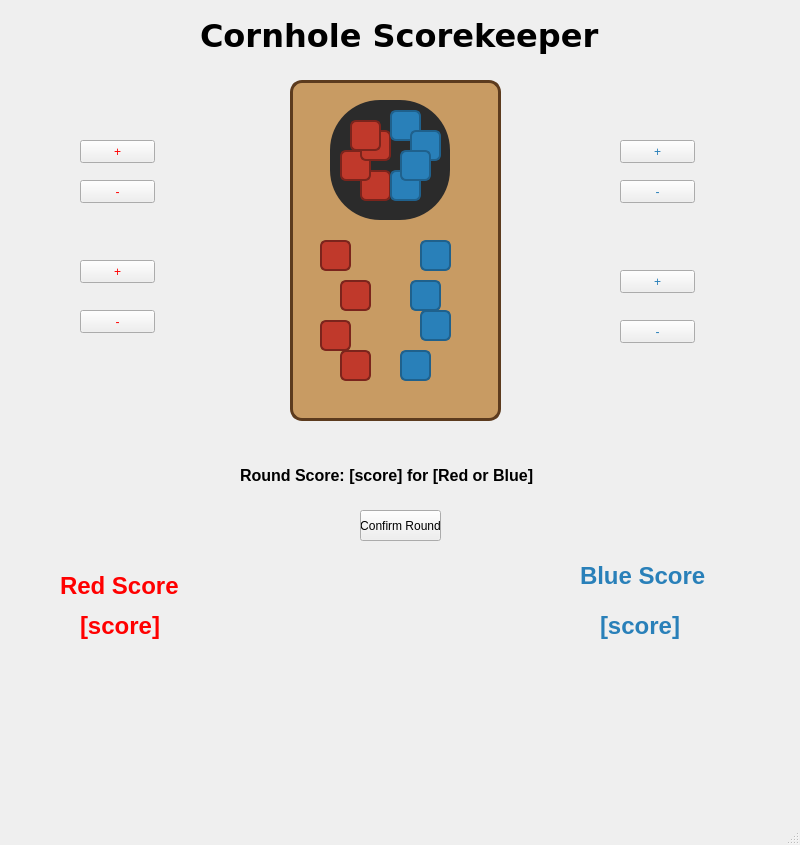
<?xml version="1.0" encoding="UTF-8"?>
<ui version="4.0">
 <class>MainWindow</class>
 <widget class="QMainWindow" name="MainWindow">
  <property name="geometry">
   <rect>
    <x>0</x>
    <y>0</y>
    <width>800</width>
    <height>845</height>
   </rect>
  </property>
  <property name="windowTitle">
   <string>MainWindow</string>
  </property>
  <widget class="QWidget" name="centralwidget">
   <widget class="QFrame" name="CornholeBoardFrame">
    <property name="geometry">
     <rect>
      <x>290</x>
      <y>80</y>
      <width>211</width>
      <height>341</height>
     </rect>
    </property>
    <property name="styleSheet">
     <string notr="true">QFrame#CornholeBoardFrame {
    background-color: #c89b63;
    border: 3px solid #5c3b1e;
    border-radius: 12px;
}</string>
    </property>
    <property name="frameShape">
     <enum>QFrame::StyledPanel</enum>
    </property>
    <property name="frameShadow">
     <enum>QFrame::Raised</enum>
    </property>
    <widget class="QFrame" name="CornholeBoardHole">
     <property name="geometry">
      <rect>
       <x>40</x>
       <y>20</y>
       <width>120</width>
       <height>120</height>
      </rect>
     </property>
     <property name="maximumSize">
      <size>
       <width>120</width>
       <height>120</height>
      </size>
     </property>
     <property name="styleSheet">
      <string notr="true">QFrame#CornholeBoardHole {
    background-color: #2b2b2b;
    border-radius: 50px;
}</string>
     </property>
     <property name="frameShape">
      <enum>QFrame::StyledPanel</enum>
     </property>
     <property name="frameShadow">
      <enum>QFrame::Raised</enum>
     </property>
    </widget>
   </widget>
   <widget class="QFrame" name="RedBag4">
    <property name="geometry">
     <rect>
      <x>360</x>
      <y>170</y>
      <width>31</width>
      <height>31</height>
     </rect>
    </property>
    <property name="styleSheet">
     <string notr="true">QFrame#RedBag1, QFrame#RedBag2, QFrame#RedBag3, QFrame#RedBag4 {
    background-color: #c0392b;
    border: 2px solid #7b241c;
    border-radius: 6px;
}</string>
    </property>
    <property name="frameShape">
     <enum>QFrame::StyledPanel</enum>
    </property>
    <property name="frameShadow">
     <enum>QFrame::Raised</enum>
    </property>
   </widget>
   <widget class="QFrame" name="RedBag3">
    <property name="geometry">
     <rect>
      <x>340</x>
      <y>150</y>
      <width>31</width>
      <height>31</height>
     </rect>
    </property>
    <property name="styleSheet">
     <string notr="true">QFrame#RedBag1, QFrame#RedBag2, QFrame#RedBag3, QFrame#RedBag4 {
    background-color: #c0392b;
    border: 2px solid #7b241c;
    border-radius: 6px;
}</string>
    </property>
    <property name="frameShape">
     <enum>QFrame::StyledPanel</enum>
    </property>
    <property name="frameShadow">
     <enum>QFrame::Raised</enum>
    </property>
   </widget>
   <widget class="QFrame" name="RedBag2">
    <property name="geometry">
     <rect>
      <x>360</x>
      <y>130</y>
      <width>31</width>
      <height>31</height>
     </rect>
    </property>
    <property name="styleSheet">
     <string notr="true">QFrame#RedBag1, QFrame#RedBag2, QFrame#RedBag3, QFrame#RedBag4 {
    background-color: #c0392b;
    border: 2px solid #7b241c;
    border-radius: 6px;
}</string>
    </property>
    <property name="frameShape">
     <enum>QFrame::StyledPanel</enum>
    </property>
    <property name="frameShadow">
     <enum>QFrame::Raised</enum>
    </property>
   </widget>
   <widget class="QFrame" name="RedBag1">
    <property name="geometry">
     <rect>
      <x>350</x>
      <y>120</y>
      <width>31</width>
      <height>31</height>
     </rect>
    </property>
    <property name="styleSheet">
     <string notr="true">QFrame#RedBag1, QFrame#RedBag2, QFrame#RedBag3, QFrame#RedBag4 {
    background-color: #c0392b;
    border: 2px solid #7b241c;
    border-radius: 6px;
}</string>
    </property>
    <property name="frameShape">
     <enum>QFrame::StyledPanel</enum>
    </property>
    <property name="frameShadow">
     <enum>QFrame::Raised</enum>
    </property>
   </widget>
   <widget class="QFrame" name="BlueBag1">
    <property name="geometry">
     <rect>
      <x>390</x>
      <y>110</y>
      <width>31</width>
      <height>31</height>
     </rect>
    </property>
    <property name="styleSheet">
     <string notr="true">QFrame#BlueBag1, QFrame#BlueBag2, QFrame#BlueBag3, QFrame#BlueBag4 {
    background-color: #2980b9;
    border: 2px solid #1f618d;
    border-radius: 6px;
}</string>
    </property>
    <property name="frameShape">
     <enum>QFrame::StyledPanel</enum>
    </property>
    <property name="frameShadow">
     <enum>QFrame::Raised</enum>
    </property>
   </widget>
   <widget class="QFrame" name="BlueBag2">
    <property name="geometry">
     <rect>
      <x>410</x>
      <y>130</y>
      <width>31</width>
      <height>31</height>
     </rect>
    </property>
    <property name="styleSheet">
     <string notr="true">QFrame#BlueBag1, QFrame#BlueBag2, QFrame#BlueBag3, QFrame#BlueBag4 {
    background-color: #2980b9;
    border: 2px solid #1f618d;
    border-radius: 6px;
}</string>
    </property>
    <property name="frameShape">
     <enum>QFrame::StyledPanel</enum>
    </property>
    <property name="frameShadow">
     <enum>QFrame::Raised</enum>
    </property>
   </widget>
   <widget class="QFrame" name="BlueBag4">
    <property name="geometry">
     <rect>
      <x>390</x>
      <y>170</y>
      <width>31</width>
      <height>31</height>
     </rect>
    </property>
    <property name="styleSheet">
     <string notr="true">QFrame#BlueBag1, QFrame#BlueBag2, QFrame#BlueBag3, QFrame#BlueBag4 {
    background-color: #2980b9;
    border: 2px solid #1f618d;
    border-radius: 6px;
}</string>
    </property>
    <property name="frameShape">
     <enum>QFrame::StyledPanel</enum>
    </property>
    <property name="frameShadow">
     <enum>QFrame::Raised</enum>
    </property>
   </widget>
   <widget class="QFrame" name="BlueBag3">
    <property name="geometry">
     <rect>
      <x>400</x>
      <y>150</y>
      <width>31</width>
      <height>31</height>
     </rect>
    </property>
    <property name="styleSheet">
     <string notr="true">QFrame#BlueBag1, QFrame#BlueBag2, QFrame#BlueBag3, QFrame#BlueBag4 {
    background-color: #2980b9;
    border: 2px solid #1f618d;
    border-radius: 6px;
}</string>
    </property>
    <property name="frameShape">
     <enum>QFrame::StyledPanel</enum>
    </property>
    <property name="frameShadow">
     <enum>QFrame::Raised</enum>
    </property>
   </widget>
   <widget class="QFrame" name="RedBag1_2">
    <property name="geometry">
     <rect>
      <x>320</x>
      <y>240</y>
      <width>31</width>
      <height>31</height>
     </rect>
    </property>
    <property name="styleSheet">
     <string notr="true">QFrame#RedBag1_2, QFrame#RedBag2_2, QFrame#RedBag3_2, QFrame#RedBag4 _2{
    background-color: #c0392b;
    border: 2px solid #7b241c;
    border-radius: 6px;
}</string>
    </property>
    <property name="frameShape">
     <enum>QFrame::StyledPanel</enum>
    </property>
    <property name="frameShadow">
     <enum>QFrame::Raised</enum>
    </property>
   </widget>
   <widget class="QFrame" name="RedBag2_2">
    <property name="geometry">
     <rect>
      <x>340</x>
      <y>280</y>
      <width>31</width>
      <height>31</height>
     </rect>
    </property>
    <property name="styleSheet">
     <string notr="true">QFrame#RedBag1_2, QFrame#RedBag2_2, QFrame#RedBag3_2, QFrame#RedBag4 _2{
    background-color: #c0392b;
    border: 2px solid #7b241c;
    border-radius: 6px;
}</string>
    </property>
    <property name="frameShape">
     <enum>QFrame::StyledPanel</enum>
    </property>
    <property name="frameShadow">
     <enum>QFrame::Raised</enum>
    </property>
   </widget>
   <widget class="QFrame" name="RedBag3_2">
    <property name="geometry">
     <rect>
      <x>320</x>
      <y>320</y>
      <width>31</width>
      <height>31</height>
     </rect>
    </property>
    <property name="styleSheet">
     <string notr="true">QFrame#RedBag1_2, QFrame#RedBag2_2, QFrame#RedBag3_2, QFrame#RedBag4 _2{
    background-color: #c0392b;
    border: 2px solid #7b241c;
    border-radius: 6px;
}</string>
    </property>
    <property name="frameShape">
     <enum>QFrame::StyledPanel</enum>
    </property>
    <property name="frameShadow">
     <enum>QFrame::Raised</enum>
    </property>
   </widget>
   <widget class="QFrame" name="RedBag4_2">
    <property name="geometry">
     <rect>
      <x>340</x>
      <y>350</y>
      <width>31</width>
      <height>31</height>
     </rect>
    </property>
    <property name="styleSheet">
     <string notr="true">QFrame#RedBag1_2, QFrame#RedBag2_2, QFrame#RedBag3_2, QFrame#RedBag4_2{
    background-color: #c0392b;
    border: 2px solid #7b241c;
    border-radius: 6px;
}</string>
    </property>
    <property name="frameShape">
     <enum>QFrame::StyledPanel</enum>
    </property>
    <property name="frameShadow">
     <enum>QFrame::Raised</enum>
    </property>
   </widget>
   <widget class="QFrame" name="BlueBag1_2">
    <property name="geometry">
     <rect>
      <x>420</x>
      <y>240</y>
      <width>31</width>
      <height>31</height>
     </rect>
    </property>
    <property name="styleSheet">
     <string notr="true">QFrame#BlueBag1_2, QFrame#BlueBag2_2, QFrame#BlueBag3_2, QFrame#BlueBag4_2 {
    background-color: #2980b9;
    border: 2px solid #1f618d;
    border-radius: 6px;
}</string>
    </property>
    <property name="frameShape">
     <enum>QFrame::StyledPanel</enum>
    </property>
    <property name="frameShadow">
     <enum>QFrame::Raised</enum>
    </property>
   </widget>
   <widget class="QFrame" name="BlueBag2_2">
    <property name="geometry">
     <rect>
      <x>410</x>
      <y>280</y>
      <width>31</width>
      <height>31</height>
     </rect>
    </property>
    <property name="styleSheet">
     <string notr="true">QFrame#BlueBag1_2, QFrame#BlueBag2_2, QFrame#BlueBag3_2, QFrame#BlueBag4_2 {
    background-color: #2980b9;
    border: 2px solid #1f618d;
    border-radius: 6px;
}</string>
    </property>
    <property name="frameShape">
     <enum>QFrame::StyledPanel</enum>
    </property>
    <property name="frameShadow">
     <enum>QFrame::Raised</enum>
    </property>
   </widget>
   <widget class="QFrame" name="BlueBag3_2">
    <property name="geometry">
     <rect>
      <x>420</x>
      <y>310</y>
      <width>31</width>
      <height>31</height>
     </rect>
    </property>
    <property name="styleSheet">
     <string notr="true">QFrame#BlueBag1_2, QFrame#BlueBag2_2, QFrame#BlueBag3_2, QFrame#BlueBag4_2 {
    background-color: #2980b9;
    border: 2px solid #1f618d;
    border-radius: 6px;
}</string>
    </property>
    <property name="frameShape">
     <enum>QFrame::StyledPanel</enum>
    </property>
    <property name="frameShadow">
     <enum>QFrame::Raised</enum>
    </property>
   </widget>
   <widget class="QFrame" name="BlueBag4_2">
    <property name="geometry">
     <rect>
      <x>400</x>
      <y>350</y>
      <width>31</width>
      <height>31</height>
     </rect>
    </property>
    <property name="styleSheet">
     <string notr="true">QFrame#BlueBag1_2, QFrame#BlueBag2_2, QFrame#BlueBag3_2, QFrame#BlueBag4_2 {
    background-color: #2980b9;
    border: 2px solid #1f618d;
    border-radius: 6px;
}</string>
    </property>
    <property name="frameShape">
     <enum>QFrame::StyledPanel</enum>
    </property>
    <property name="frameShadow">
     <enum>QFrame::Raised</enum>
    </property>
   </widget>
   <widget class="QLabel" name="CornholeTitle">
    <property name="geometry">
     <rect>
      <x>200</x>
      <y>0</y>
      <width>401</width>
      <height>71</height>
     </rect>
    </property>
    <property name="font">
     <font>
      <family>Verdana</family>
      <pointsize>24</pointsize>
      <weight>75</weight>
      <bold>true</bold>
     </font>
    </property>
    <property name="text">
     <string>Cornhole Scorekeeper</string>
    </property>
    <property name="textFormat">
     <enum>Qt::PlainText</enum>
    </property>
   </widget>
   <widget class="QPushButton" name="PlusHoleRedButton">
    <property name="geometry">
     <rect>
      <x>80</x>
      <y>140</y>
      <width>75</width>
      <height>23</height>
     </rect>
    </property>
    <property name="styleSheet">
     <string notr="true">QPushButton {color: red}</string>
    </property>
    <property name="text">
     <string>+</string>
    </property>
   </widget>
   <widget class="QPushButton" name="MinusHoleRedButton">
    <property name="geometry">
     <rect>
      <x>80</x>
      <y>180</y>
      <width>75</width>
      <height>23</height>
     </rect>
    </property>
    <property name="styleSheet">
     <string notr="true">QPushButton {color: red}</string>
    </property>
    <property name="text">
     <string>-</string>
    </property>
   </widget>
   <widget class="QPushButton" name="PlusBoardRedButton">
    <property name="geometry">
     <rect>
      <x>80</x>
      <y>260</y>
      <width>75</width>
      <height>23</height>
     </rect>
    </property>
    <property name="styleSheet">
     <string notr="true">QPushButton {color: red}</string>
    </property>
    <property name="text">
     <string>+</string>
    </property>
   </widget>
   <widget class="QPushButton" name="MinusBoardRedButton">
    <property name="geometry">
     <rect>
      <x>80</x>
      <y>310</y>
      <width>75</width>
      <height>23</height>
     </rect>
    </property>
    <property name="styleSheet">
     <string notr="true">QPushButton {color: red}</string>
    </property>
    <property name="text">
     <string>-</string>
    </property>
   </widget>
   <widget class="QPushButton" name="PlusHoleBlueButton">
    <property name="geometry">
     <rect>
      <x>620</x>
      <y>140</y>
      <width>75</width>
      <height>23</height>
     </rect>
    </property>
    <property name="styleSheet">
     <string notr="true">QPushButton {color: #2980b9}</string>
    </property>
    <property name="text">
     <string>+</string>
    </property>
   </widget>
   <widget class="QPushButton" name="MinusHoleBlueButton">
    <property name="geometry">
     <rect>
      <x>620</x>
      <y>180</y>
      <width>75</width>
      <height>23</height>
     </rect>
    </property>
    <property name="styleSheet">
     <string notr="true">QPushButton {color: #2980b9}</string>
    </property>
    <property name="text">
     <string>-</string>
    </property>
   </widget>
   <widget class="QPushButton" name="PlusBoardBlueButton">
    <property name="geometry">
     <rect>
      <x>620</x>
      <y>270</y>
      <width>75</width>
      <height>23</height>
     </rect>
    </property>
    <property name="styleSheet">
     <string notr="true">QPushButton {color: #2980b9}</string>
    </property>
    <property name="text">
     <string>+</string>
    </property>
   </widget>
   <widget class="QPushButton" name="MinusBoardBlueButton">
    <property name="geometry">
     <rect>
      <x>620</x>
      <y>320</y>
      <width>75</width>
      <height>23</height>
     </rect>
    </property>
    <property name="styleSheet">
     <string notr="true">QPushButton {color: #2980b9}</string>
    </property>
    <property name="text">
     <string>-</string>
    </property>
   </widget>
   <widget class="QPushButton" name="ConfirmRoundButton">
    <property name="geometry">
     <rect>
      <x>360</x>
      <y>510</y>
      <width>81</width>
      <height>31</height>
     </rect>
    </property>
    <property name="text">
     <string>Confirm Round</string>
    </property>
   </widget>
   <widget class="QLabel" name="RedScoreTitle">
    <property name="geometry">
     <rect>
      <x>60</x>
      <y>550</y>
      <width>141</width>
      <height>71</height>
     </rect>
    </property>
    <property name="font">
     <font>
      <pointsize>-1</pointsize>
      <weight>99</weight>
      <bold>true</bold>
     </font>
    </property>
    <property name="styleSheet">
     <string notr="true">QLabel {
    font-size: 24px;
    font-weight: 800;
    color: red;
}</string>
    </property>
    <property name="text">
     <string>Red Score</string>
    </property>
    <property name="textFormat">
     <enum>Qt::PlainText</enum>
    </property>
   </widget>
   <widget class="QLabel" name="BlueScoreTitle">
    <property name="geometry">
     <rect>
      <x>580</x>
      <y>540</y>
      <width>141</width>
      <height>71</height>
     </rect>
    </property>
    <property name="font">
     <font>
      <pointsize>-1</pointsize>
      <weight>99</weight>
      <bold>true</bold>
     </font>
    </property>
    <property name="styleSheet">
     <string notr="true">QLabel {
    font-size: 24px;
    font-weight: 800;
    color: #2980b9;
}</string>
    </property>
    <property name="text">
     <string>Blue Score</string>
    </property>
    <property name="textFormat">
     <enum>Qt::PlainText</enum>
    </property>
   </widget>
   <widget class="QLabel" name="ScoreLabel">
    <property name="geometry">
     <rect>
      <x>240</x>
      <y>460</y>
      <width>321</width>
      <height>31</height>
     </rect>
    </property>
    <property name="font">
     <font>
      <family>Tahoma</family>
      <pointsize>12</pointsize>
      <weight>75</weight>
      <bold>true</bold>
     </font>
    </property>
    <property name="text">
     <string>Round Score: [score] for [Red or Blue]</string>
    </property>
   </widget>
   <widget class="QLabel" name="RedScore">
    <property name="geometry">
     <rect>
      <x>80</x>
      <y>590</y>
      <width>141</width>
      <height>71</height>
     </rect>
    </property>
    <property name="font">
     <font>
      <pointsize>-1</pointsize>
      <weight>99</weight>
      <bold>true</bold>
     </font>
    </property>
    <property name="styleSheet">
     <string notr="true">QLabel {
    font-size: 24px;
    font-weight: 800;
    color: red;
}</string>
    </property>
    <property name="text">
     <string>[score]</string>
    </property>
    <property name="textFormat">
     <enum>Qt::PlainText</enum>
    </property>
   </widget>
   <widget class="QLabel" name="BlueScore">
    <property name="geometry">
     <rect>
      <x>600</x>
      <y>590</y>
      <width>141</width>
      <height>71</height>
     </rect>
    </property>
    <property name="font">
     <font>
      <pointsize>-1</pointsize>
      <weight>99</weight>
      <bold>true</bold>
     </font>
    </property>
    <property name="styleSheet">
     <string notr="true">QLabel {
    font-size: 24px;
    font-weight: 800;
    color: #2980b9;
}</string>
    </property>
    <property name="text">
     <string>[score]</string>
    </property>
    <property name="textFormat">
     <enum>Qt::PlainText</enum>
    </property>
   </widget>
  </widget>
  <widget class="QMenuBar" name="menubar">
   <property name="geometry">
    <rect>
     <x>0</x>
     <y>0</y>
     <width>800</width>
     <height>21</height>
    </rect>
   </property>
  </widget>
  <widget class="QStatusBar" name="statusbar"/>
 </widget>
 <resources/>
 <connections/>
</ui>
